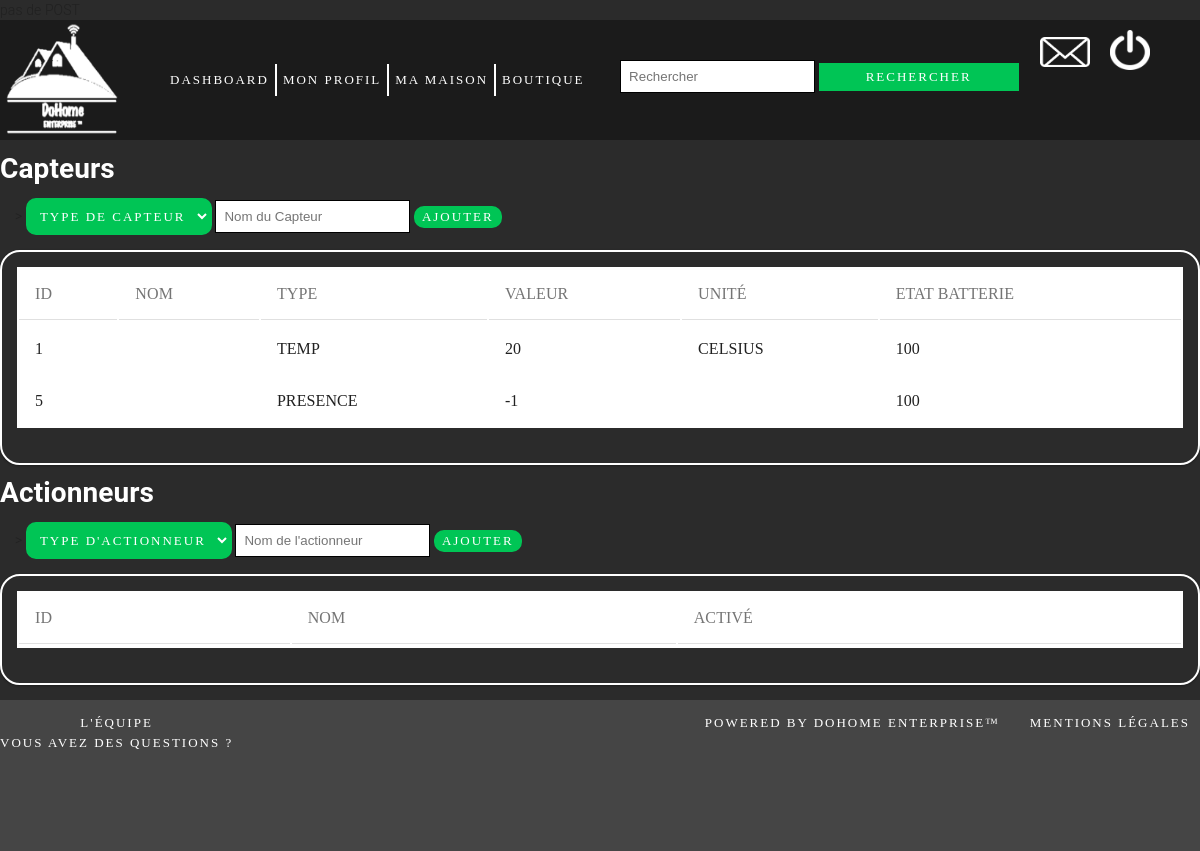
Page /controller/piece.php?piece=1&maison=1 (signed in) on the committed database.
### tables this page shows
CREATE TABLE `capteurs` (
  `ID_Capteurs`       INT(11)     NOT NULL,
  `Type`              VARCHAR(20) NOT NULL,
  `Valeur`            FLOAT       NOT NULL,
  `Date_Installation` DATETIME    NOT NULL,
  `Etat_Batterie`     INT(11)     NOT NULL,
  `ID_piece`          INT(11) DEFAULT NULL,
  `unite`             TEXT
);

### modele/piece.php (called while the page is built, shortened)
<?php
function getCapteursfromPiece(PDO $dbh, $idpiece)
{
    $query = "SELECT * FROM `capteurs` WHERE `capteurs`.`ID_piece`=:idpiece
              ORDER BY `capteurs`.`ID_Capteurs` ASC";
    $sql = $dbh->prepare($query);
    $sql->execute(['idpiece' => $idpiece]);
    $data = $sql->fetchAll();
    return $data;
}

### vue/capteur.php (the view, shortened to what this page needs)
<?php
include('haut_de_page.php');
require_once('..\Modele\Capteur.php');
?>
    <!DOCTYPE html>
    <html lang="fr">
<head>
    <link rel="stylesheet" href="../css/maison.css"/>
    <link rel="stylesheet" href="../css/tableau.css"/>
</head>
<body>
<h1>Capteurs</h1>
<div class="connexion-inscription">
    <form method="POST" action="../controller/capteur.php?piece=<?php echo($idpiece . "&maison=" . $idmaison); ?>">>
        <select id="choix" name="type" required>
            <option value="">Type de capteur</option>
        </select>
        <input id="case" type="text" name="nom_capteur" placeholder="Nom du Capteur" required/>
        <input id="bouton3" type="submit" name="envoi" value="Ajouter"/>
    </form>
</div>
<div class="table-responsive-vertical shadow-z-1">
    <table id="table" class="table table-hover table-mc-light-blue">
        <thead>
        <tr>
            <th>ID</th>
            <th>Nom</th>
            <th>Type</th>
            <th>Valeur</th>
            <th>Unité</th>
            <th>Etat batterie</th>
        </thead>
        <tbody>
        <?php
        foreach ($capteur_piece as $row) {
            ?>
            <tr>
                <td data-title="ID">
                    <?php echo $row['ID_Capteurs'] ?></td>
                <td data-title="Nom">
                </td>
                <td data-title="Type">
                    <?php echo $row['Type'] ?></td>
                <td data-title="Valeur">
                    <?php echo $row['Valeur'] ?></td>
                <td data-title="Unité">
                    <?php echo $row['unite'] ?></td>
                <td data-title="Etat batterie">
                    <?php echo $row['Etat_Batterie'] ?></td>
            </tr>
            <?php
        }
        ?>
        </tbody>
    </table>
</div>
<h1>Actionneurs</h1>
<div class="connexion-inscription">
    <form method="POST" action="../controller/actionneur.php?piece=<?php echo($idpiece . "&maison=" . $idmaison); ?>">>
        <select id="choix" name="type" required>
            <option value="">Type d'actionneur</option>
        </select>
        <input id="case" type="text" name="nom_act" placeholder="Nom de l'actionneur" required/>
        <input id="bouton3" type="submit" name="envoi" value="Ajouter"/>
    </form>
</div>
<div class="table-responsive-vertical shadow-z-1">
    <table id="table" class="table table-hover table-mc-light-blue">
        <thead>
        <tr>
            <th>ID</th>
            <th>Nom</th>
            <th>Activé</th>
        </thead>
    </table>
</div>
</body>
<?php include 'bas_de_page.php'; ?>

### css/haut_bas_de_page.css (style rules this page uses)
body { background-size: cover; background-image: linear-gradient(to bottom right, #2b2b2b, #2b2b2b); margin: 0; height: auto; width: 100%; }
#bouton3 { width: auto; font-family: "PT Sans"; text-transform: uppercase; letter-spacing: 2px; background-color: #00c555; color: white; border-radius: 10px; border: 2px solid #00c555; font-size: 13px; }

### css/maison.css (style rules this page uses)
h1 { color:white; }
#choix { font-family: "PT Sans"; text-transform: uppercase; letter-spacing: 2px; background-color: #00c555; color:white; border-radius: 10px; border: 2px solid #00c555; font-size: 13px; padding:8px; }

### css/tableau.css (style rules this page uses)
.table-responsive-vertical { border-radius: 20px; width: auto; height: auto; border: 2px solid white; padding: 15px; margin: 15px; text-align: center; horizontal-align: middle; overflow: auto; margin-left: 0; margin-right: 0; font-family: "PT Sans"; text-transform: uppercase; }
#case { border: 1px solid black; padding: 8px; }
.connexion-inscription { margin:15px; }
*, *:after, *:before { -webkit-box-sizing: border-box; -moz-box-sizing: border-box; box-sizing: border-box; }
html, body { position: relative; min-height: 100%; height: 100%; }
html { position: relative; overflow-x: hidden; padding: 0; min-height: 100%; font-size: 62.5%; }
body { font-family: 'RobotoDraft', 'Roboto', 'Helvetica Neue, Helvetica, Arial', sans-serif; font-style: normal; font-weight: 300; font-size: 1.4rem; line-height: 2rem; letter-spacing: 0.01rem; color: #212121; background-color: #f5f5f5; -webkit-font-smoothing: antialiased; -moz-osx-font-smoothing: grayscale; text-rendering: optimizeLegibility; }
.shadow-z-1 { -webkit-box-shadow: 0 1px 3px 0 rgba(0, 0, 0, 0.12), 0 1px 2px 0 rgba(0, 0, 0, 0.24); -moz-box-shadow: 0 1px 3px 0 rgba(0, 0, 0, 0.12), 0 1px 2px 0 rgba(0, 0, 0, 0.24); box-shadow: 0 1px 3px 0 rgba(0, 0, 0, 0.12), 0 1px 2px 0 rgba(0, 0, 0, 0.24); }
.table { width: 100%; max-width: 100%; margin-bottom: 2rem; background-color: #fff; }
.table > thead > tr, .table > tbody > tr, .table > tfoot > tr { -webkit-transition: all 0.3s ease; -o-transition: all 0.3s ease; transition: all 0.3s ease; }
.table > thead > tr > th, .table > tbody > tr > th, .table > tfoot > tr > th, .table > thead > tr > td, .table > tbody > tr > td, .table > tfoot > tr > td { text-align: left; padding: 1.6rem; vertical-align: top; border-top: 0; -webkit-transition: all 0.3s ease; -o-transition: all 0.3s ease; transition: all 0.3s ease; }
.table > thead > tr > th { font-weight: 400; color: #757575; vertical-align: bottom; border-bottom: 1px solid rgba(0, 0, 0, 0.12); }
.table > caption + thead > tr:first-child > th, .table > colgroup + thead > tr:first-child > th, .table > thead:first-child > tr:first-child > th, .table > caption + thead > tr:first-child > td, .table > colgroup + thead > tr:first-child > td, .table > thead:first-child > tr:first-child > td { border-top: 0; }

### rows in the picture
capteurs: ID_Capteurs "1", Type "TEMP", Valeur "20", unite "CELSIUS", Etat_Batterie "100"
capteurs: ID_Capteurs "5", Type "PRESENCE", Valeur "-1", Etat_Batterie "100"
